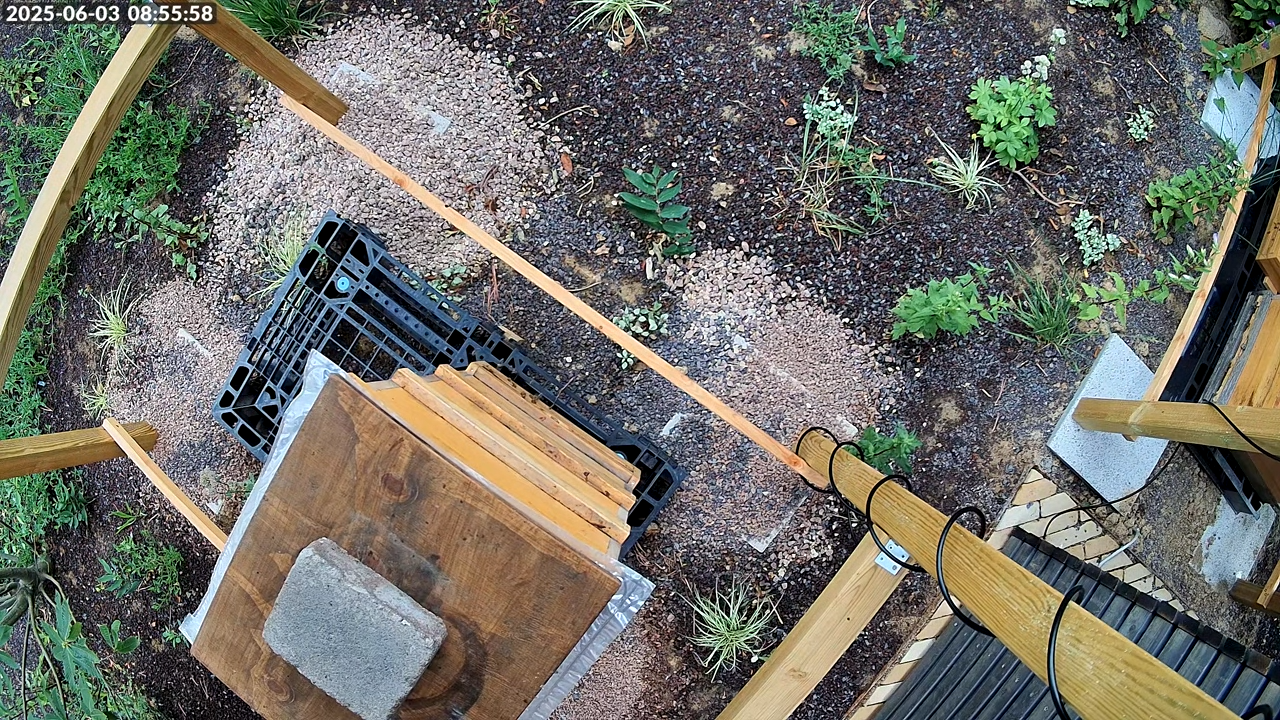
#> input picture background_hive1.png, 1280 x 720 px, found by its file name
$ python analysis.py
#> lines starting #> are read from the running program, lines starting #| are printed output that depends on the picture
import cv2
import asyncio
import datetime
import json
import os
import numpy as np
from collections import defaultdict, deque

from app.websocket_server import connected_clients
from app.detect_bees_density import detect_bees_density

ALL_HIVES = {
    "Hive_1": (650, 400, 1000, 800),
    "Hive_2": (230, 400, 650, 700),
    "Hive_3": (700, 300, 1200, 550),
}

BACKGROUND_FRAMES = 15
ANALYSIS_INTERVAL = 15  # 單位秒
MOVING_AVERAGE_WINDOW = 3

BG_HIVE1_STATIC = cv2.imread("background_hive1.png", cv2.IMREAD_GRAYSCALE)
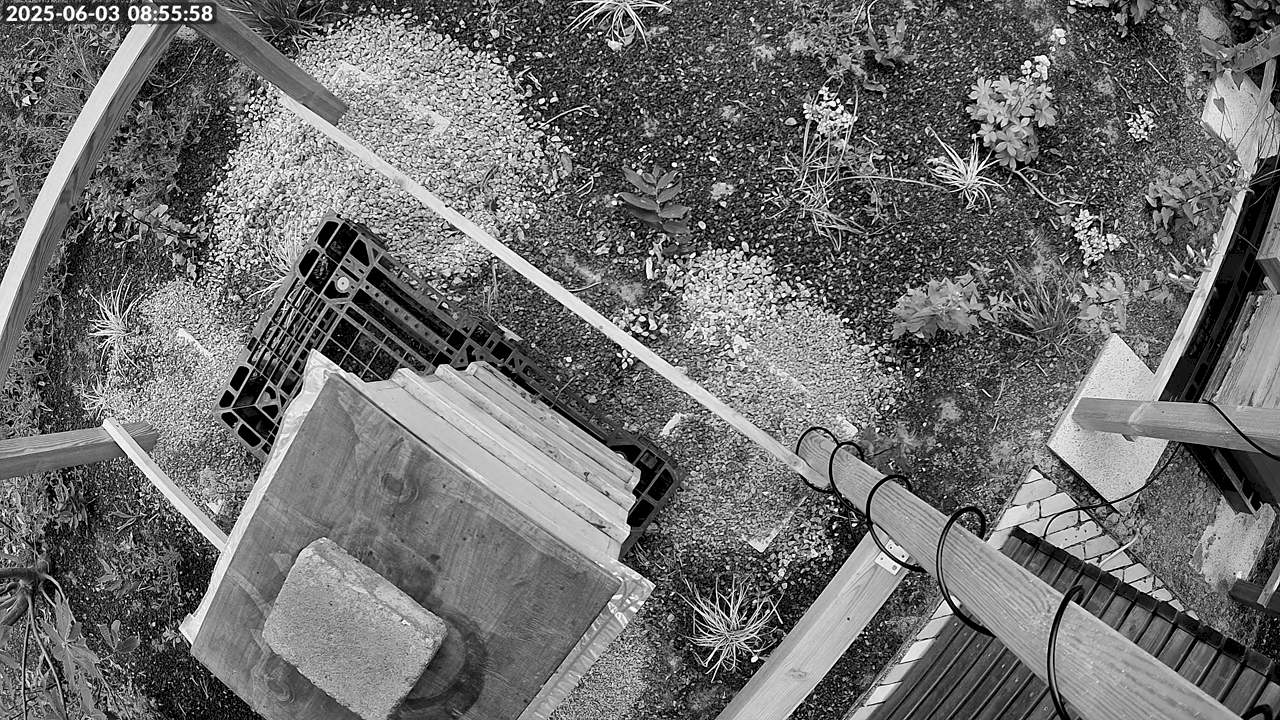
#> BG_HIVE1_STATIC: shape (720, 1280); min 0, max 255, mean 110.5
BG_HIVE23_STATIC = cv2.imread("background_hive23.png", cv2.IMREAD_GRAYSCALE)
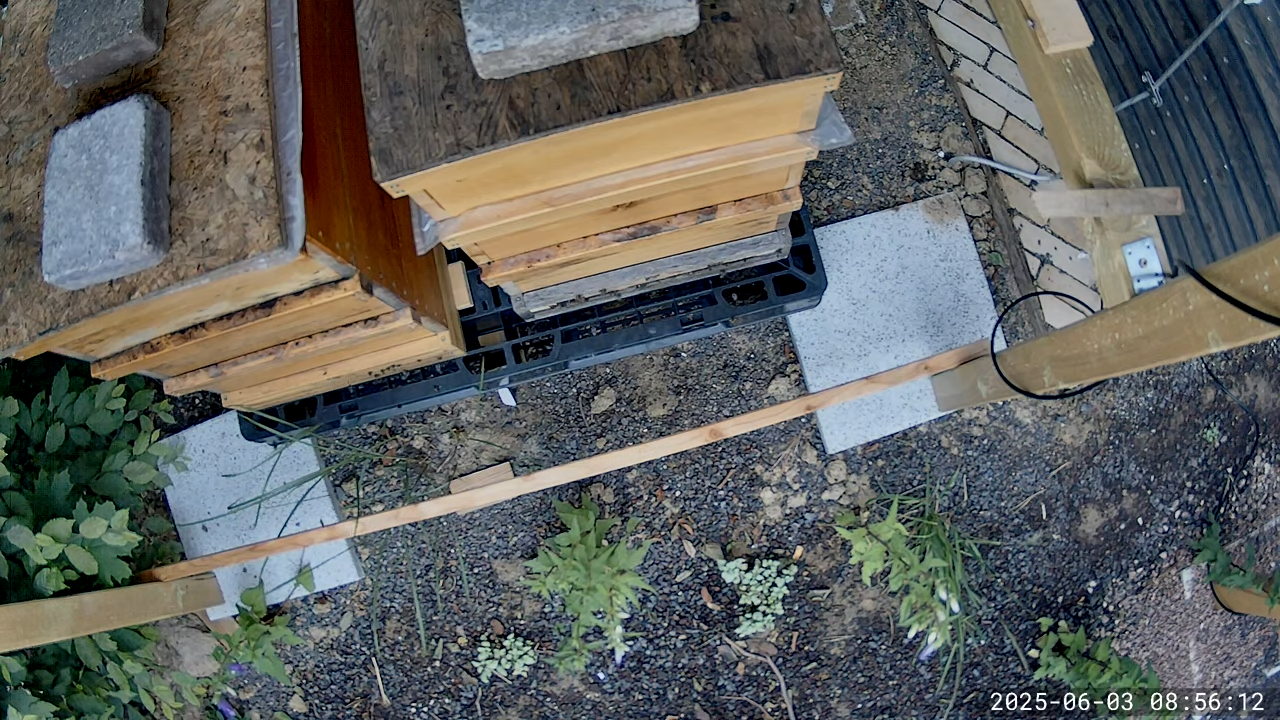
#> input picture background_hive23.png, 1280 x 720 px, found by its file name
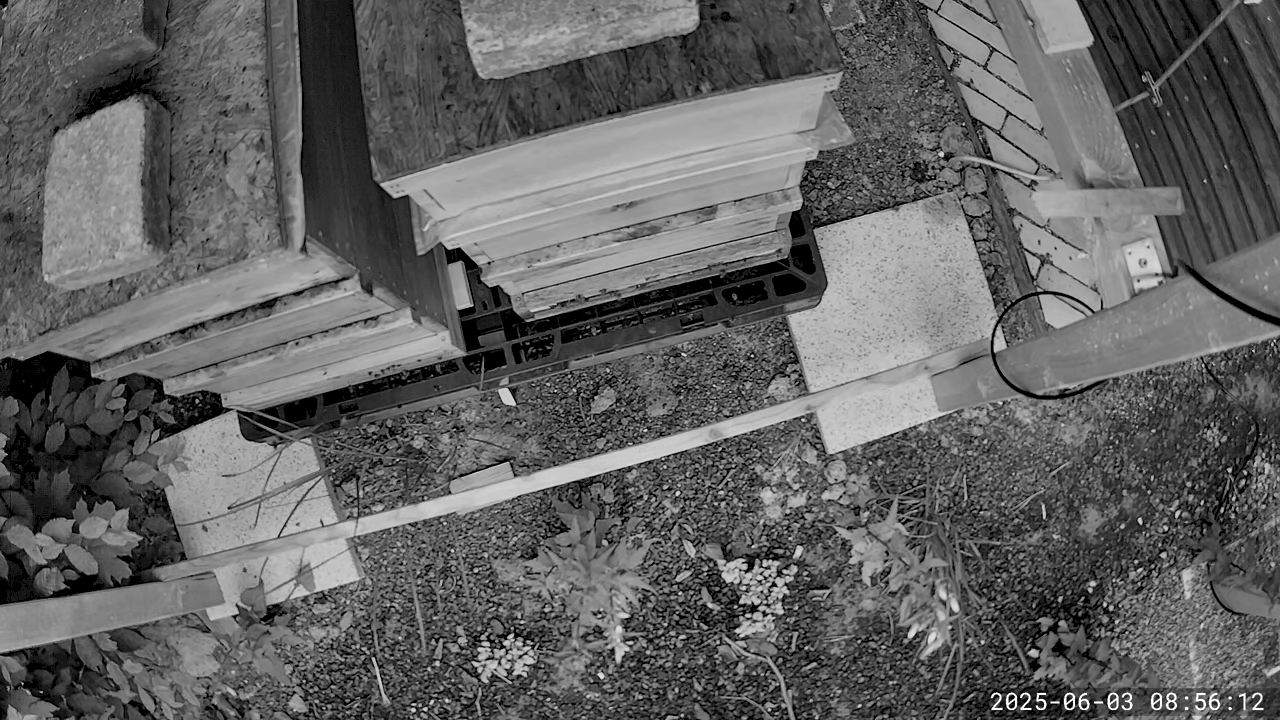
#> BG_HIVE23_STATIC: shape (720, 1280); min 0, max 255, mean 98.3

# 過去數據緩衝區
bee_history = defaultdict(lambda: deque(maxlen=MOVING_AVERAGE_WINDOW))


async def build_background(cap, num_frames):
    frames = []
    for _ in range(num_frames):
        ret, frame = cap.read()
        if not ret:
            continue
        gray = cv2.cvtColor(frame, cv2.COLOR_BGR2GRAY)
        frames.append(gray)
        await asyncio.sleep(0.1)
    if not frames:
        return None
    return np.mean(frames, axis=0).astype(np.uint8)


async def analyze_every_interval(cap, hive_names, static_bg):
    while True:
        bg = await build_background(cap, BACKGROUND_FRAMES)
        if bg is None:
            bg = static_bg

        ret, frame = cap.read()
        if not ret:
            await asyncio.sleep(ANALYSIS_INTERVAL)
            continue

        result = {}
        for name in hive_names:
            x1, y1, x2, y2 = ALL_HIVES[name]
            roi_frame = frame[y1:y2, x1:x2]
            roi_bg = bg[y1:y2, x1:x2]

            count = detect_bees_density(
                roi_frame, roi_bg, hive_id=name, debug=True)
            bee_history[name].append(count)
            smooth_count = int(np.mean(bee_history[name]))
            result[name] = smooth_count

        result["timestamp"] = datetime.datetime.utcnow().isoformat()
        msg = json.dumps(result)
        await asyncio.gather(*[ws.send(msg) for ws in connected_clients])

        await asyncio.sleep(ANALYSIS_INTERVAL)
